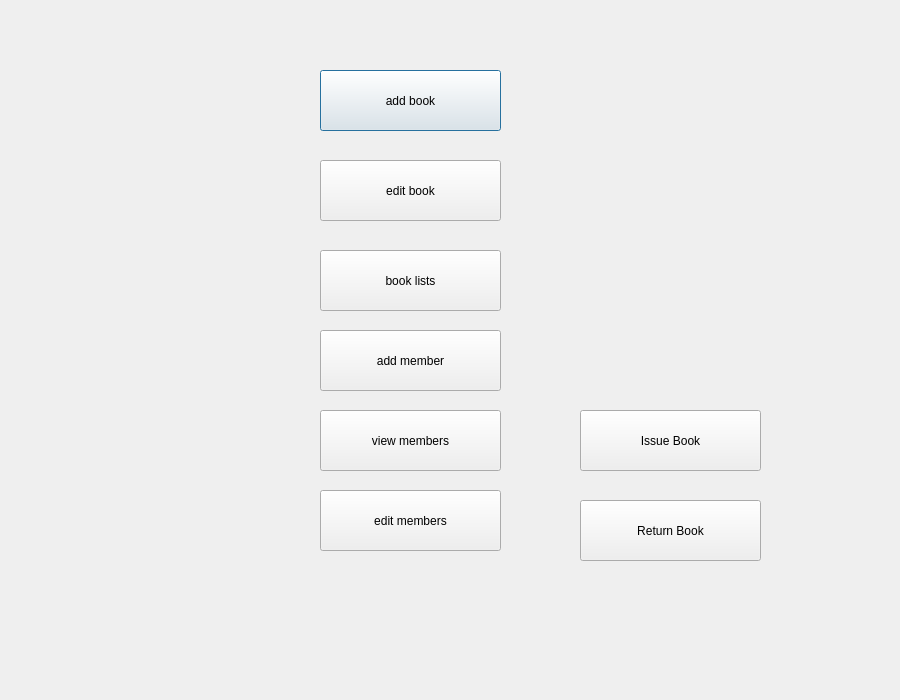
<?xml version="1.0" encoding="UTF-8"?>
<ui version="4.0">
 <class>mainMenu</class>
 <widget class="QDialog" name="mainMenu">
  <property name="geometry">
   <rect>
    <x>0</x>
    <y>0</y>
    <width>900</width>
    <height>700</height>
   </rect>
  </property>
  <property name="windowTitle">
   <string>LibTech</string>
  </property>
  <property name="windowIcon">
   <iconset resource="Pictures.qrc">
    <normaloff>:/new/prefix1/pics/LibTechLogo.png</normaloff>:/new/prefix1/pics/LibTechLogo.png</iconset>
  </property>
  <widget class="QPushButton" name="pushButton">
   <property name="geometry">
    <rect>
     <x>320</x>
     <y>70</y>
     <width>181</width>
     <height>61</height>
    </rect>
   </property>
   <property name="text">
    <string>add book</string>
   </property>
  </widget>
  <widget class="QPushButton" name="pushButton_2">
   <property name="geometry">
    <rect>
     <x>320</x>
     <y>160</y>
     <width>181</width>
     <height>61</height>
    </rect>
   </property>
   <property name="text">
    <string>edit book</string>
   </property>
  </widget>
  <widget class="QPushButton" name="pushButton_3">
   <property name="geometry">
    <rect>
     <x>320</x>
     <y>250</y>
     <width>181</width>
     <height>61</height>
    </rect>
   </property>
   <property name="text">
    <string>book lists</string>
   </property>
  </widget>
  <widget class="QPushButton" name="pushButton_4">
   <property name="geometry">
    <rect>
     <x>320</x>
     <y>330</y>
     <width>181</width>
     <height>61</height>
    </rect>
   </property>
   <property name="text">
    <string>add member</string>
   </property>
  </widget>
  <widget class="QPushButton" name="pushButton_5">
   <property name="geometry">
    <rect>
     <x>320</x>
     <y>410</y>
     <width>181</width>
     <height>61</height>
    </rect>
   </property>
   <property name="text">
    <string>view members</string>
   </property>
  </widget>
  <widget class="QPushButton" name="pushButton_6">
   <property name="geometry">
    <rect>
     <x>320</x>
     <y>490</y>
     <width>181</width>
     <height>61</height>
    </rect>
   </property>
   <property name="text">
    <string>edit members</string>
   </property>
  </widget>
  <widget class="QPushButton" name="pushButton_7">
   <property name="geometry">
    <rect>
     <x>580</x>
     <y>410</y>
     <width>181</width>
     <height>61</height>
    </rect>
   </property>
   <property name="text">
    <string>Issue Book</string>
   </property>
  </widget>
  <widget class="QPushButton" name="pushButton_8">
   <property name="geometry">
    <rect>
     <x>580</x>
     <y>500</y>
     <width>181</width>
     <height>61</height>
    </rect>
   </property>
   <property name="text">
    <string>Return Book</string>
   </property>
  </widget>
 </widget>
 <resources>
  <include location="Pictures.qrc"/>
 </resources>
 <connections/>
</ui>
